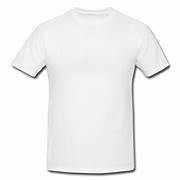
#> input picture CASESTUDY2/PART2/th.jpeg, 180 x 180 px
$ python -i part2.py   (imports and definitions only)
#> lines starting #> are read from the running program, lines starting #| are printed output that depends on the picture; after the words box and inside, x2 and y2 are one past the last pixel; in counts of white or black regions, pixels touching at a corner belong together
import pandas as pd
import os
import requests
from PIL import Image
import time
import cv2
import mediapipe as mp


df = pd.read_csv('fashion.csv')
#> (reads CASESTUDY2/PART1/fashion.csv from the repository)


# [1 line not run here, left out]

# [14 lines left out: function download_image, not called in this run]


# [9 lines not run here, left out]

mp_pose = mp.solutions.pose
# [1 line that did not run here, left out]

def estimate_pose(image_path):
    if not os.path.exists(image_path):
        print(f"Image file {image_path} does not exist.")
        return None
    image = cv2.imread(image_path)
    if image is None:
        print(f"Failed to read the image {image_path}.")
        return None
    image_rgb = cv2.cvtColor(image, cv2.COLOR_BGR2RGB)
    results = pose.process(image_rgb)
    return results


sample_human_image_path = '8ad9f73e23909b9ff04db127fb369b2c.png'
results = estimate_pose(sample_human_image_path)
# [2 lines not run here, left out]

def segment_clothing(image_path):
#> called with image_path = 'th.jpeg'
    if not os.path.exists(image_path):
        print(f"Image file {image_path} does not exist.")
        return None
    image = cv2.imread(image_path)
#> image is the input picture: shape (180, 180, 3); min 26, max 255, mean 242
    if image is None:
        print(f"Failed to read the image {image_path}.")
        return None
    gray = cv2.cvtColor(image, cv2.COLOR_BGR2GRAY)
    _, mask = cv2.threshold(gray, 250, 255, cv2.THRESH_BINARY_INV)
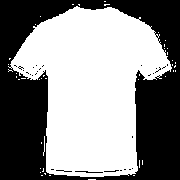
#> mask: shape (180, 180); 53.8% white; 29 black regions (27 under 20 px), largest, box (x1, y1, x2, y2) and area: (0, 0, 180, 180) 14836, (75, 171, 103, 173) 30
    segmented_image = cv2.bitwise_and(image, image, mask=mask)
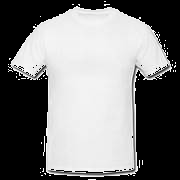
#> segmented_image: shape (180, 180, 3); min 0, max 250, mean 125
    return segmented_image


sample_clothing_image_path = 'th.jpeg'
segmented_image = segment_clothing(sample_clothing_image_path)
# [3 lines not run here, left out]

# [35 lines left out: function virtual_tryon, not called in this run]

# Test virtual try-on
# [2 lines not run here, left out]

>>> result = segment_clothing('89289cb1609dece5660111288f243b62.jpg')
#> call 2 of segment_clothing, with image_path = '89289cb1609dece5660111288f243b62.jpg'
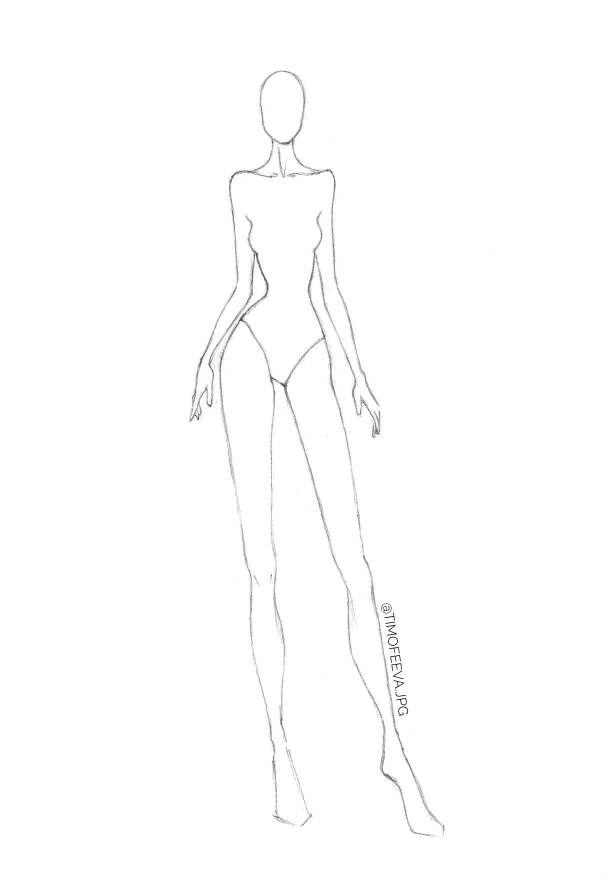
#> input picture CASESTUDY2/PART2/89289cb1609dece5660111288f243b62.jpg, 1229 x 1750 px (shown at 1/2 size)
#> in segment_clothing, image is the input picture: shape (1750, 1229, 3); min 0, max 255, mean 253.6
#> in segment_clothing (call 2), `_, mask = cv2.threshold(gray, 250, 255, cv2.THRESH_BINARY_INV)`:
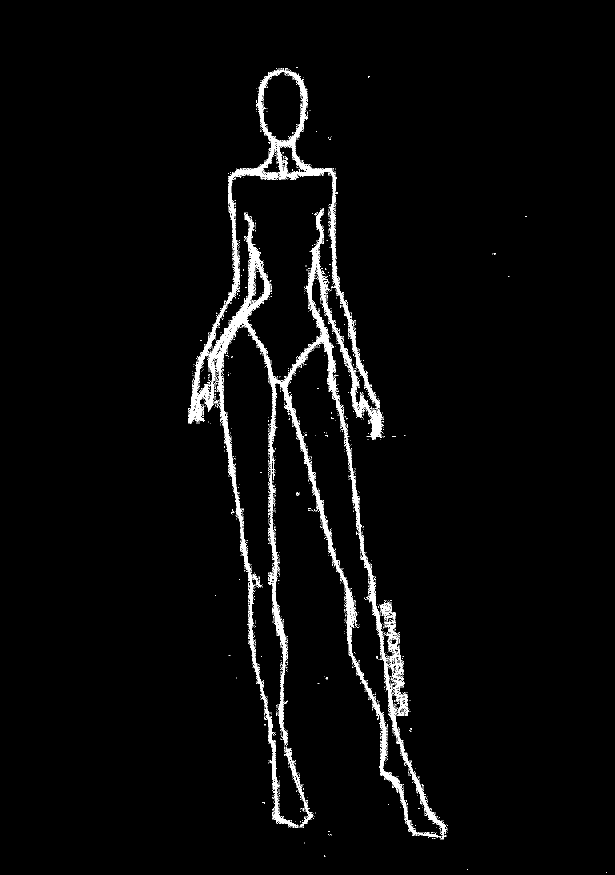
#> mask: shape (1750, 1229) (shown at 1/2 size); 2.9% white; 2355 white regions (2351 under 20 px), largest, box (x1, y1, x2, y2) and area: (376, 136, 896, 1676) 57342, (568, 1493, 626, 1656) 998, (427, 800, 437, 808) 27, (592, 985, 599, 992) 20
#> in segment_clothing (call 2), `segmented_image = cv2.bitwise_and(image, image, mask=mask)`:
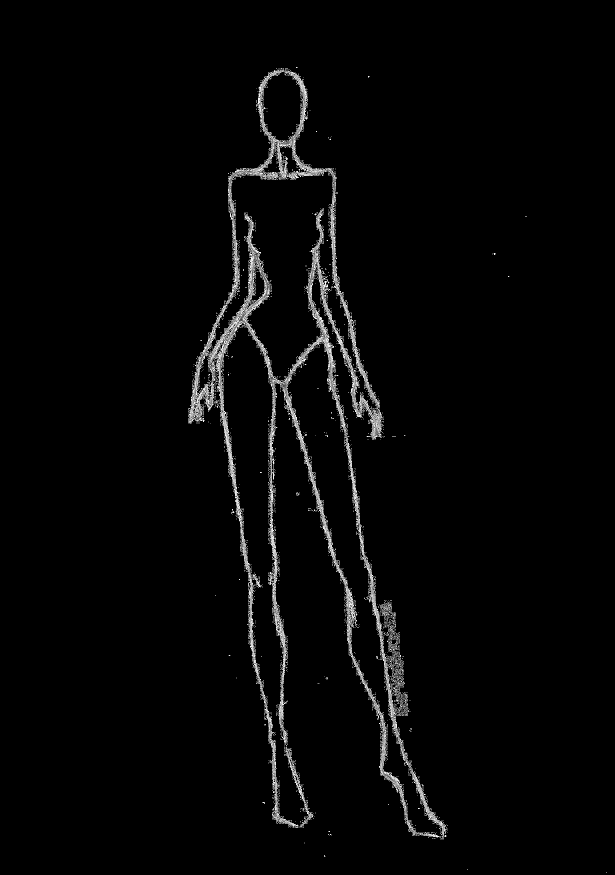
#> segmented_image: shape (1750, 1229, 3) (shown at 1/2 size); min 0, max 250, mean 6.1
